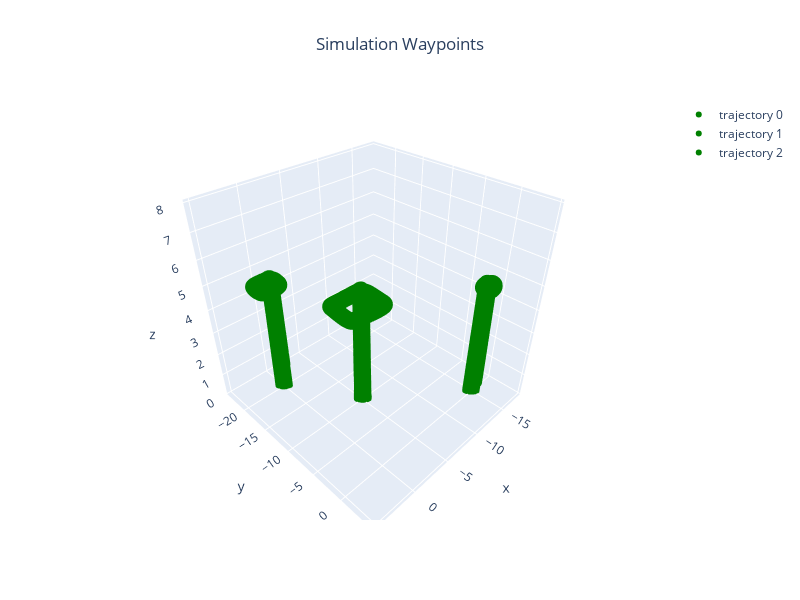

The notebook cell saved with this chart:
### Code cell
green_paths = []
for sysid,path in green_gcs.paths.items():
    green_paths.append(np.array([x for x in path if x is not None]))

markers = [ConfigGazebo.create_trajectory_from_array(array=path,color=Color.GREEN) for path in green_paths]
Gazebo.plot_3d_interactive(markers=markers,title="Simulation Waypoints",frames=(0.2, 0.2, 0.6),ground=-0.05)

### Figure 1 — Plotly figure (JSON) as saved in the notebook; plotly's stock layout.template omitted (floating-point values rounded to 4 significant figures; data arrays with more than 128 entries replaced by an {"elided": "..."} marker saying what was removed)
{"data": [{"marker": {"color": {"elided": "6033 str values"}, "size": 6}, "mode": "markers", "name": "trajectory 0", "type": "scatter3d", "x": {"elided": "6033 float values"}, "y": {"elided": "6033 float values"}, "z": {"elided": "6033 float values"}}, {"marker": {"color": {"elided": "6035 str values"}, "size": 6}, "mode": "markers", "name": "trajectory 1", "type": "scatter3d", "x": {"elided": "6035 float values"}, "y": {"elided": "6035 float values"}, "z": {"elided": "6035 float values"}}, {"marker": {"color": {"elided": "6035 str values"}, "size": 6}, "mode": "markers", "name": "trajectory 2", "type": "scatter3d", "x": {"elided": "6035 float values"}, "y": {"elided": "6035 float values"}, "z": {"elided": "6035 float values"}}], "layout": {"height": 600, "scene": {"xaxis": {"range": [-18.42, 5.547], "title": {"text": "x"}}, "yaxis": {"range": [-24.38, 5.33], "title": {"text": "y"}}, "zaxis": {"range": [-0.05, 8.093], "title": {"text": "z"}}}, "showlegend": true, "title": {"text": "Simulation Waypoints", "x": 0.5, "xanchor": "center"}, "width": 800}}
